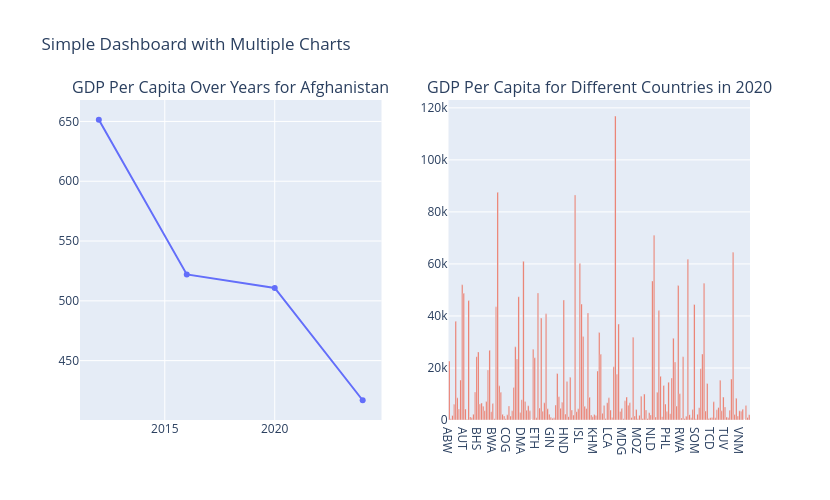

Here is the notebook cell this chart was saved with:
### Markdown cell above
### Designing a simple dashboard

### Code cell
# Filter data for the year 2020
data_2020 = economies[economies['year'] == 2020]

# Create a subplot figure with 1 row and 2 columns
fig = make_subplots(rows=1, cols=2,
                    subplot_titles=('GDP Per Capita Over Years for Afghanistan',
                                    'GDP Per Capita for Different Countries in 2020'))

# Line chart of GDP Per Capita for Afghanistan
afg_data = economies[economies['code'] == 'AFG']
line_chart = go.Scatter(x=afg_data['year'], y=afg_data['gdp_percapita'],
                        mode='lines+markers', name='Afghanistan');
fig.add_trace(line_chart, row=1, col=1);

# Bar chart of GDP Per Capita for different countries in 2020
bar_chart = go.Bar(x=data_2020['code'], y=data_2020['gdp_percapita'], name='2020')
fig.add_trace(bar_chart, row=1, col=2);

# Update layout
fig.update_layout(title_text='Simple Dashboard with Multiple Charts',
                  showlegend=False, width=830, height=500);

fig.show();

### Figure 1 — Plotly figure (JSON) as saved in the notebook; plotly's stock layout.template omitted (floating-point values rounded to 4 significant figures; data arrays with more than 128 entries replaced by an {"elided": "..."} marker saying what was removed)
{"data": [{"mode": "lines+markers", "name": "Afghanistan", "type": "scatter", "x": [2012, 2016, 2020, 2024], "xaxis": "x", "y": [651.4, 522.1, 510.8, 416.9], "yaxis": "y"}, {"name": "2020", "type": "bar", "x": {"elided": "187 str values"}, "xaxis": "x2", "y": {"elided": "187 float values"}, "yaxis": "y2"}], "layout": {"annotations": [{"font": {"size": 16}, "showarrow": false, "text": "GDP Per Capita Over Years for Afghanistan", "x": 0.225, "xanchor": "center", "xref": "paper", "y": 1.0, "yanchor": "bottom", "yref": "paper"}, {"font": {"size": 16}, "showarrow": false, "text": "GDP Per Capita for Different Countries in 2020", "x": 0.775, "xanchor": "center", "xref": "paper", "y": 1.0, "yanchor": "bottom", "yref": "paper"}], "height": 500, "showlegend": false, "title": {"text": "Simple Dashboard with Multiple Charts"}, "width": 830, "xaxis": {"anchor": "y", "domain": [0.0, 0.45]}, "xaxis2": {"anchor": "y2", "domain": [0.55, 1.0]}, "yaxis": {"anchor": "x", "domain": [0.0, 1.0]}, "yaxis2": {"anchor": "x2", "domain": [0.0, 1.0]}}}
